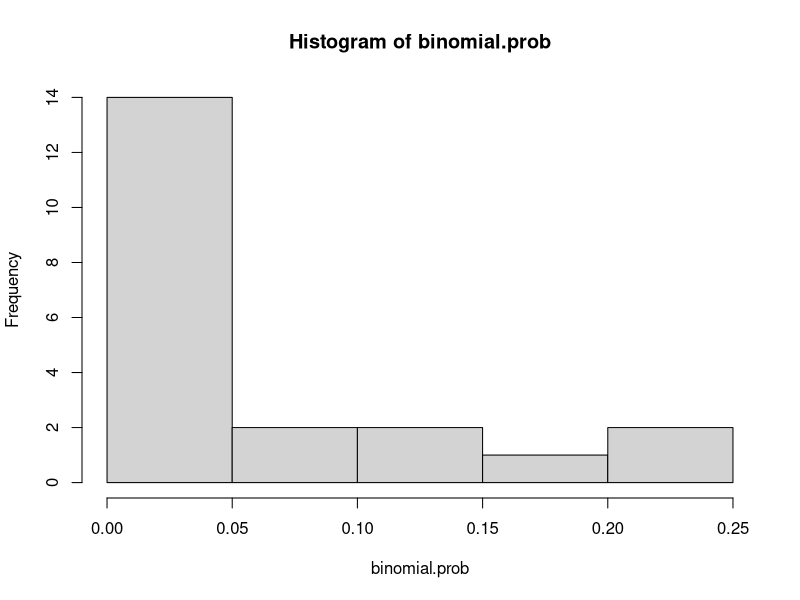

R code for this plot:
#NOMOR 2 
no_2 <- list("r" = 4, "total" = 20, "p" = 1/5, "x" = 0:20)

# penyelesaian 2a
res_2a <- dbinom(x = no_2$r, size = no_2$total, prob = no_2$p)
print(res_2a)

#penyelesaian 2b
binomial.prob <- dbinom(x = no_2$x, size = no_2$total, prob = no_2$p)
print(binomial.prob)

hist(binomial.prob)

#penyelesaian 2c
#mean
#np
print(no_2$total * no_2$p)

#varians
#npq
print(no_2$total * no_2$p * (1 - no_2$p))